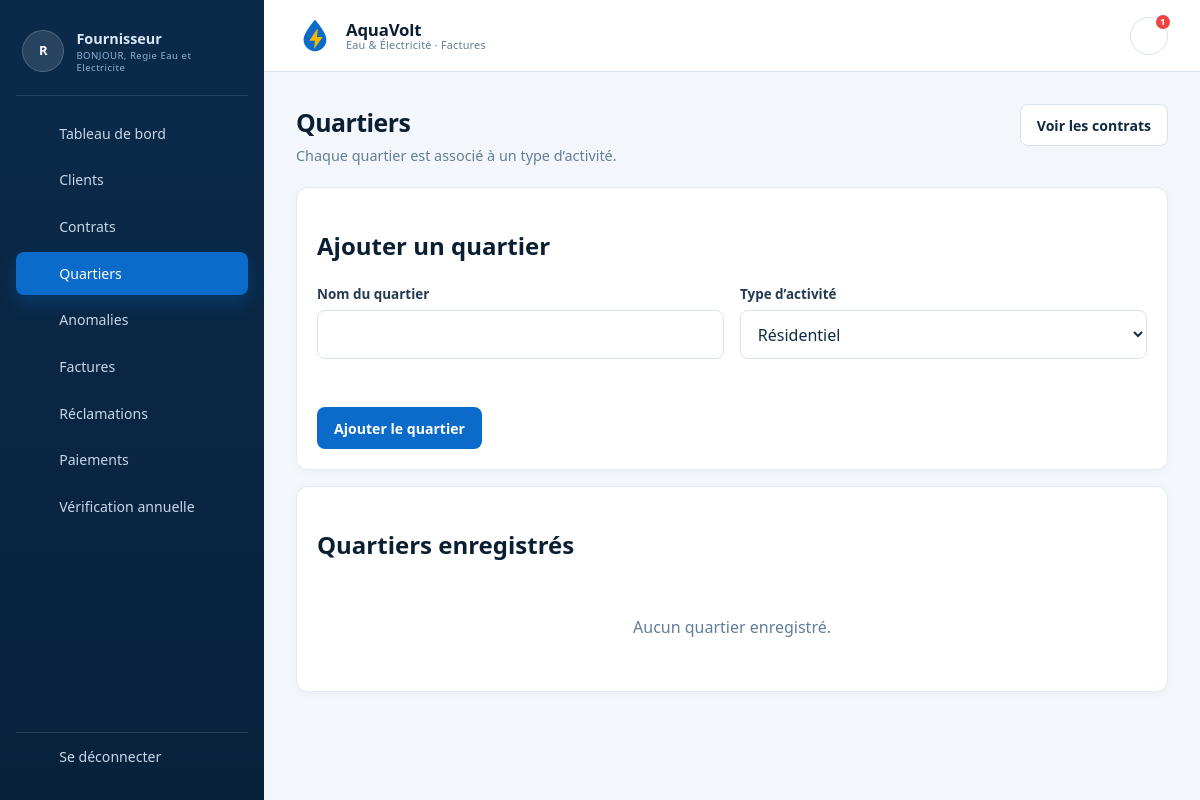
Page /Quartier/all (signed in) on the earlier database version.
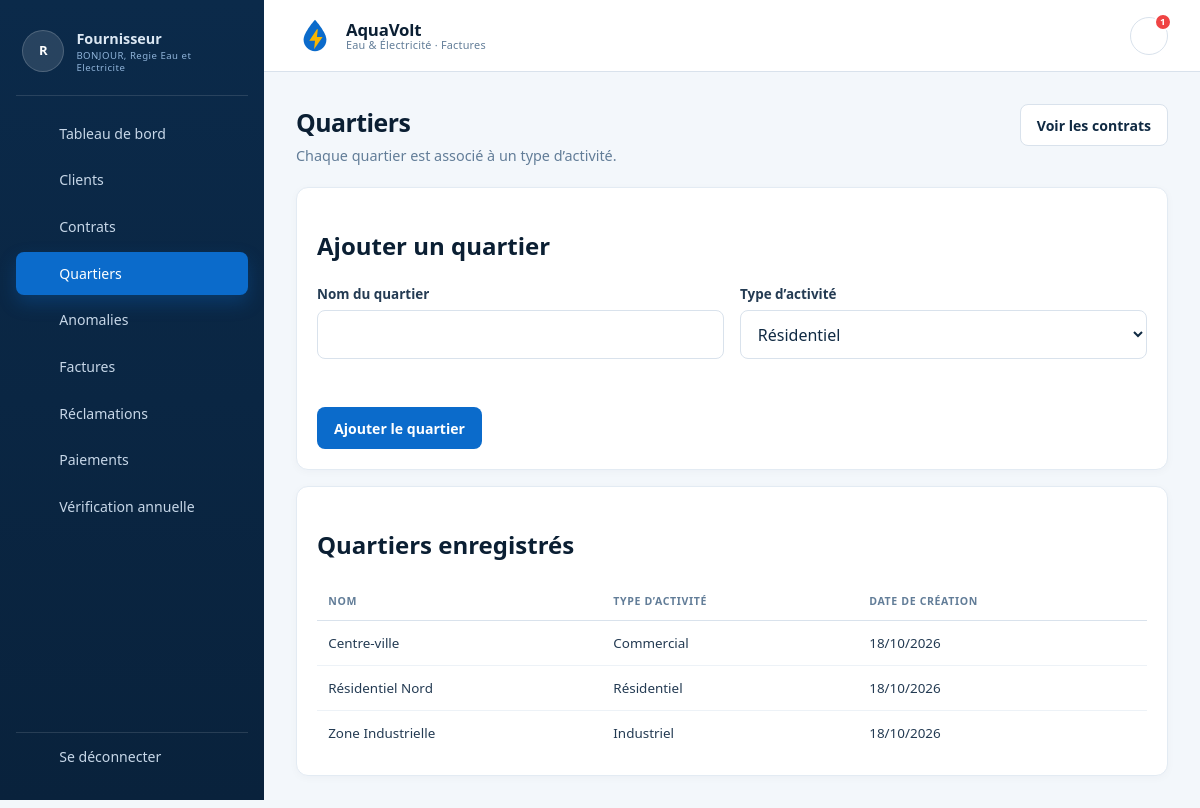
Same page on the later database version.
### tables this page shows
CREATE TABLE quartier (
  id_quartier INT UNSIGNED NOT NULL AUTO_INCREMENT,
  nom VARCHAR(100) NOT NULL,
  type_activite ENUM('RESIDENTIEL', 'COMMERCIAL', 'INDUSTRIEL') NOT NULL,
  date_creation DATETIME NOT NULL DEFAULT CURRENT_TIMESTAMP,
  PRIMARY KEY (id_quartier),
  UNIQUE KEY uk_quartier_nom_activite (nom, type_activite)
);

### Traitement/Quartier.php (called while the page is built, shortened)
<?php
require_once __DIR__ . '/../BD/Quartier.php';
function quartier_all($id = null): void
{
    $quartiers = quartier_lister();
    $nomQuartier = trim((string) ($_GET['nom'] ?? ''));
    $typeQuartier = strtoupper(trim((string) ($_GET['type'] ?? 'RESIDENTIEL')));
    require ROOT . 'IHM/quartier/index.php';
}

### index.php (called while the page is built, shortened)
<?php
require_once ROOT . 'config/app.php';
require_once ROOT . 'BD/Connexion.php';
$url = trim((string) ($_GET['url'] ?? ''), '/');
$segments = $url === '' ? [] : explode('/', $url);
$controller = ucfirst(strtolower($segments[0] ?? 'Home'));
$action = strtolower($segments[1] ?? 'index');
$id = $segments[2] ?? null;
$function = strtolower($controller) . '_' . $action;
$function($id);

### BD/Connexion.php (called while the page is built, shortened)
<?php
function pdo(): PDO
{
    static $pdo = null;
    if ($pdo instanceof PDO) {
        return $pdo;
    }
    $config = require ROOT . 'config/database.php';
    $dsn = sprintf(
        'mysql:host=%s;port=%d;dbname=%s;charset=%s',
        $config['host'],
        (int) $config['port'],
        $config['dbname'],
        $config['charset'] ?? 'utf8mb4'
    );
    $pdo = new PDO($dsn, $config['user'], $config['pass'], [
        PDO::ATTR_ERRMODE => PDO::ERRMODE_EXCEPTION,
        PDO::ATTR_DEFAULT_FETCH_MODE => PDO::FETCH_ASSOC,
        PDO::ATTR_EMULATE_PREPARES => false,
    ]);
    return $pdo;
}

### BD/Quartier.php (called while the page is built, shortened)
<?php
final class QuartierBD
{
    public function lister(): array
    {
        return $this->pdo
            ->query('SELECT id_quartier, nom, type_activite, date_creation
                     FROM quartier
                     ORDER BY nom, type_activite')
            ->fetchAll(PDO::FETCH_ASSOC);
    }
}
function quartier_bd(): QuartierBD
{
    return new QuartierBD(pdo());
}
function quartier_lister(): array
{
    return quartier_bd()->lister();
}

### IHM/quartier/index.php (the view, shortened to what this page needs)
<?php
$types = [
    'RESIDENTIEL' => 'Résidentiel',
    'COMMERCIAL' => 'Commercial',
    'INDUSTRIEL' => 'Industriel',
];
?>
<?php require ROOT . 'IHM/layout/header.php'; ?>
<div class="page-head">
    <div>
        <h1>Quartiers</h1>
        <p>Chaque quartier est associé à un type d’activité.</p>
    </div>
    <div class="page-head-actions">
        <a class="button button-secondary" href="<?= e(url('Contrat/all')) ?>">Voir les contrats</a>
    </div>
</div>
<section class="card">
    <h2>Ajouter un quartier</h2>
    <form method="post" action="<?= e(url('Quartier/add')) ?>" class="form">
        <div class="form-grid">
            <div class="form-group">
                <label for="nom">Nom du quartier</label>
                <input type="text" id="nom" name="nom" maxlength="100" value="<?= e($nomQuartier) ?>" required>
            </div>
            <div class="form-group">
                <label for="type_activite">Type d’activité</label>
                <select id="type_activite" name="type_activite" required>
                    <?php foreach ($types as $code => $libelle): ?>
                        <option value="<?= e($code) ?>" <?= $code === $typeQuartier ? 'selected' : '' ?>>
                            <?= e($libelle) ?>
                        </option>
                    <?php endforeach; ?>
                </select>
            </div>
        </div>
        <div class="form-actions">
            <button class="button" type="submit">Ajouter le quartier</button>
        </div>
    </form>
</section>
<section class="card">
    <h2>Quartiers enregistrés</h2>
    <?php if ($quartiers === []): ?>
        <div class="empty-state">Aucun quartier enregistré.</div>
    <?php else: ?>
        <div class="table-wrap">
            <table class="table">
                <thead>
                    <tr>
                        <th>Nom</th>
                        <th>Type d’activité</th>
                        <th>Date de création</th>
                    </tr>
                </thead>
                <tbody>
                <?php foreach ($quartiers as $quartier): ?>
                    <tr>
                        <td><?= e($quartier['nom']) ?></td>
                        <td><?= e($types[$quartier['type_activite']] ?? $quartier['type_activite']) ?></td>
                        <td><?= e(format_date_fr($quartier['date_creation'])) ?></td>
                    </tr>
                <?php endforeach; ?>
                </tbody>
            </table>
        </div>
    <?php endif; ?>
</section>
<?php require ROOT . 'IHM/layout/footer.php'; ?>

Differences in the rows shown:
added quartier: nom "Centre-ville", type_activite "Commercial", date_creation "18/10/2026"
added quartier: nom "Résidentiel Nord", type_activite "Résidentiel", date_creation "18/10/2026"
added quartier: nom "Zone Industrielle", type_activite "Industriel", date_creation "18/10/2026"
Other differences:
text no longer shown: "Aucun quartier enregistré."
text now shown: "NOM TYPE D’ACTIVITÉ DATE DE CRÉATION"
